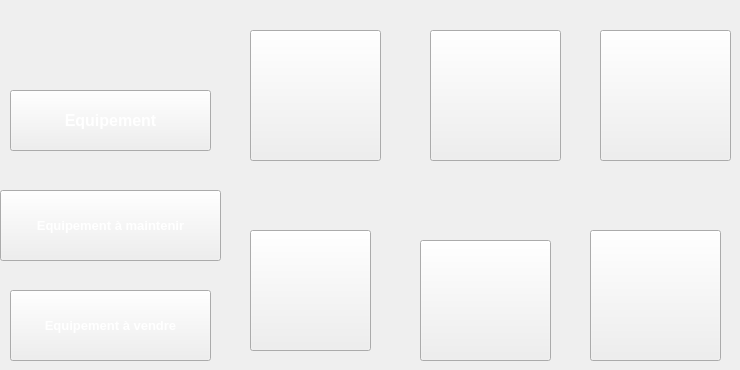
   <widget class="QWidget" name="page_30">
    <widget class="QPushButton" name="pushButton_220">
     <property name="geometry">
      <rect>
       <x>250</x>
       <y>30</y>
       <width>131</width>
       <height>131</height>
      </rect>
     </property>
     <property name="styleSheet">
      <string notr="true">image: url(:/new/prefix1/img/icon-ajout2.png);</string>
     </property>
     <property name="text">
      <string/>
     </property>
    </widget>
    <widget class="QPushButton" name="pushButton_222">
     <property name="geometry">
      <rect>
       <x>600</x>
       <y>30</y>
       <width>131</width>
       <height>131</height>
      </rect>
     </property>
     <property name="styleSheet">
      <string notr="true">image: url(:/new/prefix1/img/icon-supp2 (1).png);</string>
     </property>
     <property name="text">
      <string/>
     </property>
    </widget>
    <widget class="QPushButton" name="pushButton_224">
     <property name="geometry">
      <rect>
       <x>250</x>
       <y>230</y>
       <width>121</width>
       <height>121</height>
      </rect>
     </property>
     <property name="styleSheet">
      <string notr="true">image: url(:/new/prefix1/img/icon-afficher2.png);</string>
     </property>
     <property name="text">
      <string/>
     </property>
    </widget>
    <widget class="QPushButton" name="pushButton_225">
     <property name="geometry">
      <rect>
       <x>590</x>
       <y>230</y>
       <width>131</width>
       <height>131</height>
      </rect>
     </property>
     <property name="styleSheet">
      <string notr="true">image: url(:/new/prefix1/img/stat.png);</string>
     </property>
     <property name="text">
      <string/>
     </property>
    </widget>
    <widget class="QPushButton" name="pushButton_226">
     <property name="geometry">
      <rect>
       <x>430</x>
       <y>30</y>
       <width>131</width>
       <height>131</height>
      </rect>
     </property>
     <property name="styleSheet">
      <string notr="true">image: url(:/new/prefix1/img/icon-modif2 (1).png);</string>
     </property>
     <property name="text">
      <string/>
     </property>
    </widget>
    <widget class="QPushButton" name="eq">
     <property name="geometry">
      <rect>
       <x>10</x>
       <y>90</y>
       <width>201</width>
       <height>61</height>
      </rect>
     </property>
     <property name="font">
      <font>
       <pointsize>12</pointsize>
       <weight>75</weight>
       <bold>true</bold>
      </font>
     </property>
     <property name="styleSheet">
      <string notr="true">color: rgb(255, 255, 255);

</string>
     </property>
     <property name="text">
      <string>Equipement</string>
     </property>
    </widget>
    <widget class="QPushButton" name="maintenir_7">
     <property name="geometry">
      <rect>
       <x>0</x>
       <y>190</y>
       <width>221</width>
       <height>71</height>
      </rect>
     </property>
     <property name="font">
      <font>
       <pointsize>10</pointsize>
       <weight>75</weight>
       <bold>true</bold>
      </font>
     </property>
     <property name="styleSheet">
      <string notr="true">color: rgb(255, 255, 255);

</string>
     </property>
     <property name="text">
      <string>Equipement à maintenir</string>
     </property>
    </widget>
    <widget class="QPushButton" name="vendre_3">
     <property name="geometry">
      <rect>
       <x>10</x>
       <y>290</y>
       <width>201</width>
       <height>71</height>
      </rect>
     </property>
     <property name="font">
      <font>
       <pointsize>10</pointsize>
       <weight>75</weight>
       <bold>true</bold>
      </font>
     </property>
     <property name="styleSheet">
      <string notr="true">color: rgb(255, 255, 255);

</string>
     </property>
     <property name="text">
      <string>Equipement à vendre</string>
     </property>
    </widget>
    <widget class="QPushButton" name="pushButton_283">
     <property name="geometry">
      <rect>
       <x>420</x>
       <y>240</y>
       <width>131</width>
       <height>121</height>
      </rect>
     </property>
     <property name="styleSheet">
      <string notr="true">image: url(:/new/prefix1/img/8774.png);
image: url(:/new/prefix1/img/facture.png);</string>
     </property>
     <property name="text">
      <string/>
     </property>
    </widget>
   </widget>
